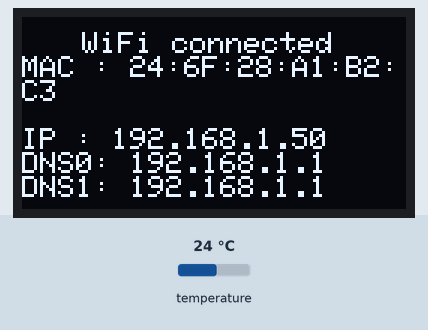
Recording of a sketch running on a simulated ESP32-S2. On the bench: 128×64 one-colour display. The inputs (shaded band) are chosen by the test bench; at power-on: temperature 24 °C. WiFi joins after 1.5 s; servers stay silent unless stated; uploads are accepted with an empty reply; what the sketch prints to the serial monitor is not drawn.

Above: at 1.7 s.
At 7.5 s:
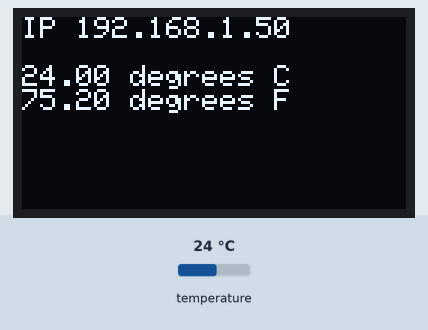
7.6 s: temperature set to 12 °C
At 14.8 s:
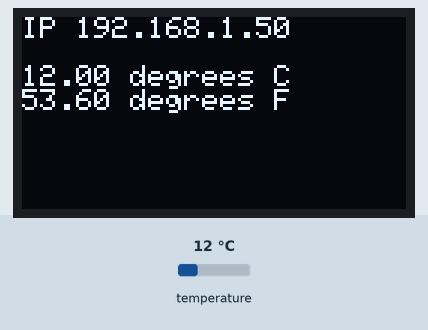
15.2 s: temperature set to 19 °C
At 21.3 s:
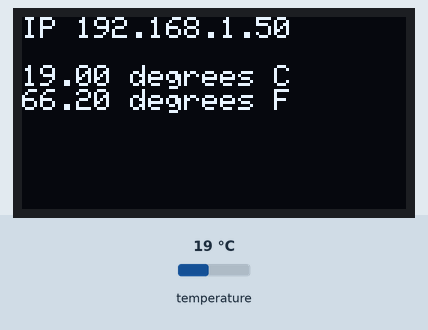
22.0 s: temperature set to 28 °C
At 27.8 s:
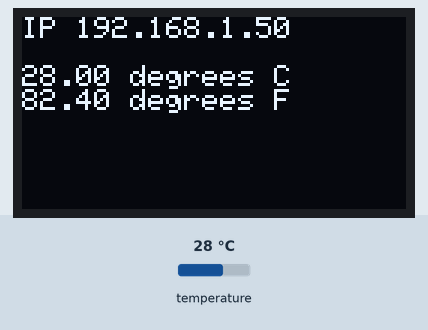
Timing chart, 0 to 29.3 s (numbered marks = the images above; inputs shaded):
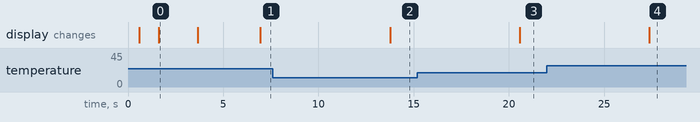

Measured:
- after the input at 7.6 s, the display: changes after 6.2 s (image 2)
- after the input at 15.2 s, the display: changes after 5.4 s (image 3)
- after the input at 22.0 s, the display: changes after 5.4 s (image 4)
- what the display in image 0 shows lasts 2.1 s, from 1.6 s to 3.7 s

The sketch:

sketch.ino
```cpp
///////////////////////////////////////////////////////
// Example IoT temperature sensor code for the esp32 //
//          IoT in Manufacturing Industry            //
//             University of Limerick                //
// Mihai Penica                                      //
// AngelDev0                                         //
///////////////////////////////////////////////////////

#include <Adafruit_SSD1306.h>
#include <Wire.h>
#include <Arduino.h>
#include <ArduinoJson.h>
#include <WiFi.h>
#include <WiFiClient.h>
#include <HTTPClient.h>
#include <OneWire.h>
#include <DallasTemperature.h>

// OLED Screen configuration
#define SCREEN_WIDTH   128   // OLED display width in pixels
#define SCREEN_HEIGHT  64    // OLED display height in pixels
#define OLED_RESET     -1    // Reset pin # (or -1 if sharing Arduino reset pin)
#define SCREEN_ADDRESS 0x3C  // See datasheet for Address; 0x3D for 128x64, 0x3C for 128x32
Adafruit_SSD1306 display(SCREEN_WIDTH, SCREEN_HEIGHT, &Wire, OLED_RESET);

// WiFi credentials
#define WIFI_SSID "Wokwi-GUEST"   // If using on a real esp32 use your own credentials
#define WIFI_PASSWORD ""          // If using on a real esp32 use your own credentials

// Server conection
#define SERVER_IP "192.168.x.x"   // CHANGE THIS TO YOUR SERVER'S IP
#define SERVER_PORT "5000"        // CHANGE THIS TO YOUR SERVER'S PORT NUMBER

// Constants for ADC and LM35 sensor
#define ADC_VREF_mV     3300.0    // in millivolt
#define ADC_RESOLUTION  4096.0
#define ONWIRE_PIN      12        // ESP32-S2 pin GPIO12 (ADC0) connected to sensor

// For esp32 devkit-c
//#define ONWIRE_PIN      36        // ESP32-DevKitC-1 pin GPIO36 (ADC0) connected to sensor

// Server details
const String server = SERVER_IP;
const String resource = "/predict_outcome";
const String portNumber = SERVER_PORT;
const unsigned long HTTP_TIMEOUT = 10000;   // max response time from server

// Setup a oneWire instance to communicate with any OneWire devices
OneWire oneWire(ONWIRE_PIN);
// Pass oneWire reference to Dallas Temperature sensor
DallasTemperature sensors(&oneWire);

// Variables to store temperature readings
float temperatureC = 0;
float temperatureF = 0;
float tempArray[5] = {0, 0, 0, 0, 0}; // Array to store temperature readings
int tempIndex = 0; // Index to keep track of the current position in the array
unsigned long lastSendTime = 0; // Last time data was sent
unsigned long lastTempReadTime = 0; // Last time temperature was read

// HTTP client instance
HTTPClient http;

void setup() {
  Serial.begin(115200); // Initialize serial communication at 115200 baud rate
  Wire.begin(20, 21);

  // Send ereror if display address alocation fails
  if (!display.begin(SSD1306_SWITCHCAPVCC, SCREEN_ADDRESS)) {
    Serial.println(F("SSD1306 allocation failed"));
    for (;;); // Don't proceed, loop forever
  }

  // Start temperature sensor
  sensors.begin();

  // Connect to wifi (OLED)
  display.clearDisplay();
  display.setTextSize(1);
  display.setTextColor(SSD1306_WHITE);
  display.setCursor(20,0);
  display.println("Connecting to ");
  display.setCursor(20,15);
  display.println(WIFI_SSID);
  display.display();

  // Connect to WiFi
  Serial.print("Connecting to ");
  Serial.println(WIFI_SSID);
  WiFi.begin(WIFI_SSID, WIFI_PASSWORD);
  delay(500);
  // Serial.println("Connecting to WiFi...");
  display.clearDisplay();
  display.setCursor(20,20);
  display.println("Connecting...");
  display.display();

  // Wait for the WiFi to connect
  while (WiFi.status() != WL_CONNECTED) {
    delay(250);
    Serial.print(".");
  }

  Serial.println();
  // Print WiFi details once connected
  // OLED
  display.clearDisplay();
  display.setCursor(20,5);
  display.println("WiFi connected");
  display.print("");
  display.print("MAC : ");
  display.println(WiFi.macAddress());
  display.println("");
  display.print("IP : ");
  display.println(WiFi.localIP());
  display.print("DNS0: ");
  display.println(WiFi.dnsIP(0));
  display.print("DNS1: ");
  display.println(WiFi.dnsIP(1));
  display.display();

  delay(2000);

  // Serial
  Serial.print("WiFi (");
  Serial.print(WiFi.macAddress());
  Serial.print(") connected with IP ");
  Serial.println(WiFi.localIP());
  Serial.print("DNS0: ");
  Serial.println(WiFi.dnsIP(0));
  Serial.print("DNS1: ");
  Serial.println(WiFi.dnsIP(1));

  // Print information about server connection
  // Oled
  display.clearDisplay();
  display.setCursor(30,0);
  display.println("Connected");
  display.println("");
  display.print("ESP will connect to server at IP ");
  display.print(SERVER_IP);
  display.print(" and port ");
  display.print(SERVER_PORT);
  display.display();

  // Serial
  Serial.println();
  Serial.print("ESP will connect to server with ip ");
  Serial.print(SERVER_IP);
  Serial.print(" at port ");
  Serial.print(SERVER_PORT);
  delay(1500);
}

void loop() {
  // Check if 6 seconds have passed to read the temperature
  if (millis() - lastTempReadTime >= 6000) {
    // Request temperature from sensor using DDallas
    sensors.requestTemperatures();

    // Convert the voltage to the temperature in °C
    float temperatureC = sensors.getTempCByIndex(0);
    // Convert the voltage to the temperature in °F
    float temperatureF = sensors.getTempFByIndex(0);

    // Store the temperature reading in the array
    tempArray[tempIndex] = temperatureC;
    tempIndex = (tempIndex + 1) % 5; // Move to the next index, loop back to 0 after reaching 4

    // Print sensor values for debugging
    // OLED
    display.clearDisplay();
    display.setCursor(0,0);
    display.print("IP ");
    display.println(WiFi.localIP());
    display.println("");
    display.print(temperatureC);
    display.println(" degrees C");
    display.print(temperatureF);
    display.println(" degrees F");
    display.display();

    // Serial
    Serial.println("");
    Serial.print(temperatureC);
    Serial.println(" °C");
    Serial.print(temperatureF);
    Serial.println(" °F");

    lastTempReadTime = millis(); // Update the last temperature read time
  }

  // Check if 30 seconds have passed to send data to the server
  if (millis() - lastSendTime >= 30000) {
    postDataToServer(); // Call the function to post data to the server
    lastSendTime = millis(); // Update the last send time
  }

  delay(1000); // Delay to prevent rapid looping
}

void postDataToServer() {
  if (WiFi.status() == WL_CONNECTED) { // Check if the WiFi is connected
    Serial.println("Posting JSON data to server...");

    // Construct the URL for the HTTP request
    String url = "http://" + server + ":" + portNumber + resource;
    http.begin(url); // Initialize the HTTP connection
    http.addHeader("Content-Type", "application/json"); // Set the content type to JSON

    // Create a JSON document to hold the data
    StaticJsonDocument<200> doc;
    doc["device_name"] = "Device1";       // Give the device a name
    doc["user_name"] = "Mihai Penica";    // Add a username

    // Add temperature array to JSON document
    JsonArray data = doc.createNestedArray("data");
    for (int i = 0; i < 5; i++) {
      data.add(tempArray[i]);
    }

    // Serialize the JSON document to a string
    String requestBody;
    serializeJson(doc, requestBody);

    // Send the HTTP POST request
    int httpResponseCode = http.POST(requestBody);

    // Check the response from the server
    if (httpResponseCode > 0) {
      String response = http.getString(); // Get the response payload
      Serial.println(httpResponseCode);
      Serial.println(response);

      // Parse the server response
      StaticJsonDocument<200> responseDoc;
      DeserializationError error = deserializeJson(responseDoc, response);

      // Check if the response parsing was successful
      if (!error) {
        const char* result = responseDoc["result"];
        // Print the result from the server response
        Serial.print("Your device is working in ");
        Serial.print(result);
        Serial.println(" conditions");
      } else {
        Serial.println("Error parsing the response");
      }
    } else {
      // Print an error message if the HTTP POST request failed
      Serial.printf("Error occurred while sending HTTP POST: %s\n", http.errorToString(httpResponseCode).c_str());
    }

    http.end(); // End the HTTP connection
  } else {
    Serial.println("WiFi not connected"); // Print a message if the WiFi is not connected
  }
}
```
